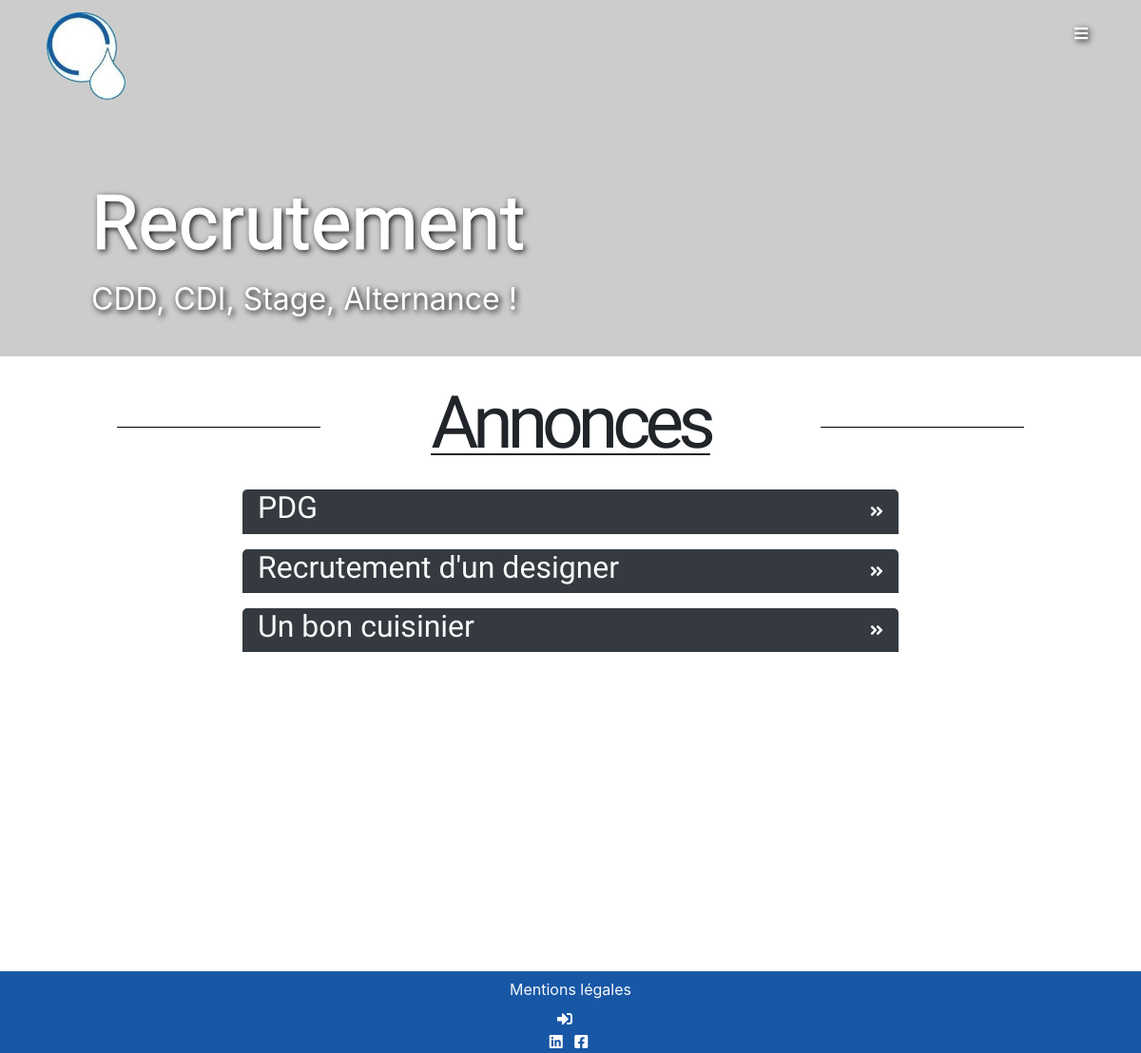
Page /Recrutement on the committed database.
### tables this page shows
CREATE TABLE recrutement(
   recrut_id INT NOT NULL AUTO_INCREMENT,
   recrut_titre VARCHAR(100) NOT NULL,
   recrut_image_un VARCHAR(100),
   recrut_description VARCHAR(500) NOT NULL,
   recrut_competence VARCHAR(500),
   PRIMARY KEY(recrut_id)
);

### controller/recrutementController.php (called while the page is built, shortened)
<?php
include_once("model/recrutementModel.php");
class recrutementController
{
    public static function showRecrutements()
    {
        $recruts = new RecrutementModel;
        $recruts = $recruts->getRecrutements();
        include('view/recrutement/recrutement.php');
    }
}

### index.php (called while the page is built, shortened)
<?php
include_once("bdd.php");
include_once("view/menu/header.php");
$router =  Router::getPage(@$_GET["page"]);
include_once("view/menu/footer.php");

### bdd.php (called while the page is built)
<?php
class Bdd
{
    public static function Connexion()
    {
        try {
            $bdd = new PDO("mysql:host=localhost;dbname=ccstdb", "root", "root");
            return $bdd;
        } catch (Exception $e) {
            die('erreur de connexion à la bdd <br> $e');
        }
    }
}

### model/entityBddModel.php (called while the page is built, shortened)
<?php
abstract class Entity
{
    public function __construct()
    {
        $this->bdd = Bdd::Connexion();
    }
}

### model/recrutementModel.php (the view, shortened to what this page needs)
<?php
include_once("model/entityBddModel.php");
class RecrutementModel extends Entity
{
    public function getRecrutements()
    {
        $requete = $this->bdd->prepare('SELECT * FROM recrutement');
        $requete->execute();
        $resultat = $requete->fetchAll();
        $this->bdd = null;
        return $resultat;
    }
    public function showRecrutementDiv($recrutement)
    {
        echo
        '<article class="mb-3  ">
            <div id="s-head" style="border-radius:5px 5px 0 0" class="bg-dark  text-light d-flex flex-row align-items-center  justify-content-between">
                   <h2 class="ml-3">' . $recrutement['recrut_titre'] . '</h2>
                    <i id="fleche-serv" class="mr-3 fas fa-angle-double-right"></i>
            </div>
              <div id="s-content" class="bg-light flex-column justify-content-between container border border-top-0">
                  <div class="d-flex flex-row mt-3">
                        <img src="' . $recrutement['recrut_image_un'] . '" class="img-160" alt="' . $recrutement['recrut_titre'] . '"/>
                        <p class="ml-2">' . $recrutement['recrut_description'] . ' </p>
                  </div>
                <h3 class="align-self-center mb-3 text-decoration-underline">Compétences requises</h3><br/>
                <p class="ml-2">' . $recrutement['recrut_competence'] . '</p>
              </div>
        </article>
        ';
    }
}

### view/recrutement/recrutement.php (shortened to what this page needs)
    <div id="carousel" class="carousel slide" data-ride="carousel">
        <div class="carousel-inner">
            <div class="carousel-item active">
                <img src="https://picsum.photos/2000/401" class="img-page" alt="Chicago" />
                <div class="carousel-caption">
                    <h1>Recrutement</h1>
                    <p>CDD, CDI, Stage, Alternance !</p>
                </div>
            </div>
        </div>
    </div>
    <section class="bg-a d-flex flex-column align-items-center justify-content-center ">
        <header id="titreSection" class="mt-4 mb-3 col-11 d-flex flex-row align-items-center justify-content-around">
            <span></span>
            <h1 class="recrut-titre" >Annonces</h1>
            <span></span>
        </header>
        <div id="divServices" class="recrut-div d-flex flex-row justify-content-around align-items-start ">
            <div id="s-col1" class="d-flex flex-column justify-content-around align-items-center col-8">
            <?php
            foreach($recruts as $recrut){
                $divrecru=new RecrutementModel;
                $divrecru->showRecrutementDiv($recrut);
            }
            ?>
            </div>
        </div>
    </section>
</body>
</html>

### asset/style.css (style rules this page uses)
html { scroll-behavior: smooth; }
body { animation-name: apparition; animation-duration: 1000ms; transition: all 1000ms ease; overflow-x: hidden; }
#titreSection > h1, #titreSection > h2 { font-size: 4.8rem; text-decoration: underline 2px; text-underline-position: from-font; letter-spacing: -6px; }
.img-page { width: 100%; height: 375px; -webkit-filter: grayscale(1); filter: grayscale(1); }
.img-page + div { text-shadow: 2px 2px 6px black; }
H1, H2 { font-family: "Shippori Mincho B1", serif; }
.carousel-caption { bottom: 0%; right: 0%; left: 8%; text-align: start; }
.carousel-item > img { width: 100%; }
.carousel-caption > h1 { font-size: 5rem; -webkit-text-stroke-width: 1px; }
.carousel-caption > p { font-size: 2rem; }
#titreSection > span { padding: 0 10%; border-bottom: solid 1px black; }
#fleche-serv { transition: all 400ms ease; }
#divServices { width: 90%; display: flex; flex-direction: row; justify-content:space-around ; align-items: start; }
#divServices > div { width: 45%; }
#divServices > div > article { width: 100%; transition: all 200ms; }
.recrut-titre { text-decoration: none; }
.recrut-div { margin-bottom: 20rem; }
@media screen and (max-width: 1200px) { #divServices { flex-direction: column; justify-content: center; align-items: center; } }
@media screen and (max-width: 1200px) { #divServices > div { width: 80%; } }

### rows in the picture
recrutement: recrut_titre "PDG"
recrutement: recrut_titre "Recrutement d'un designer"
recrutement: recrut_titre "Un bon cuisinier"
